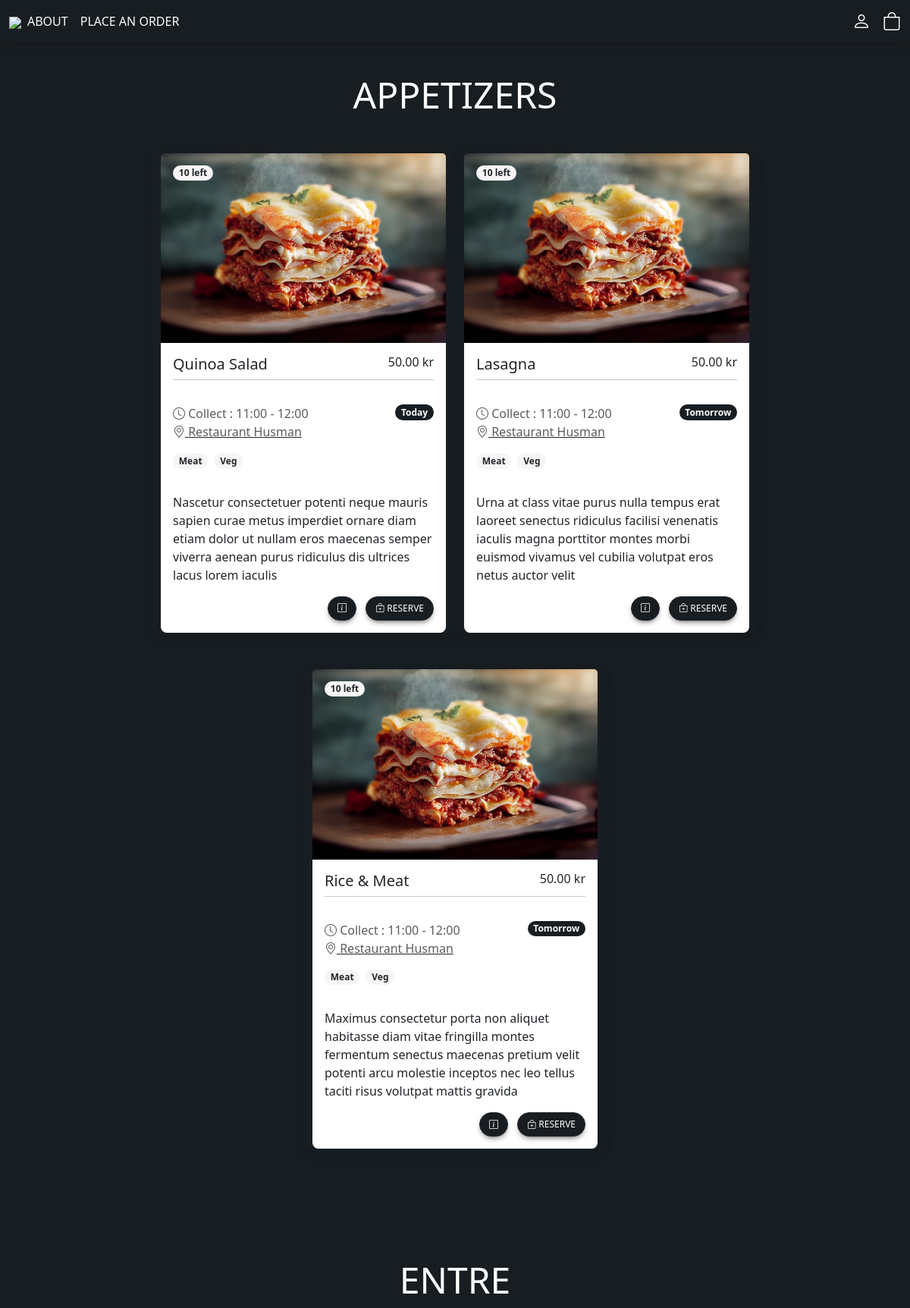
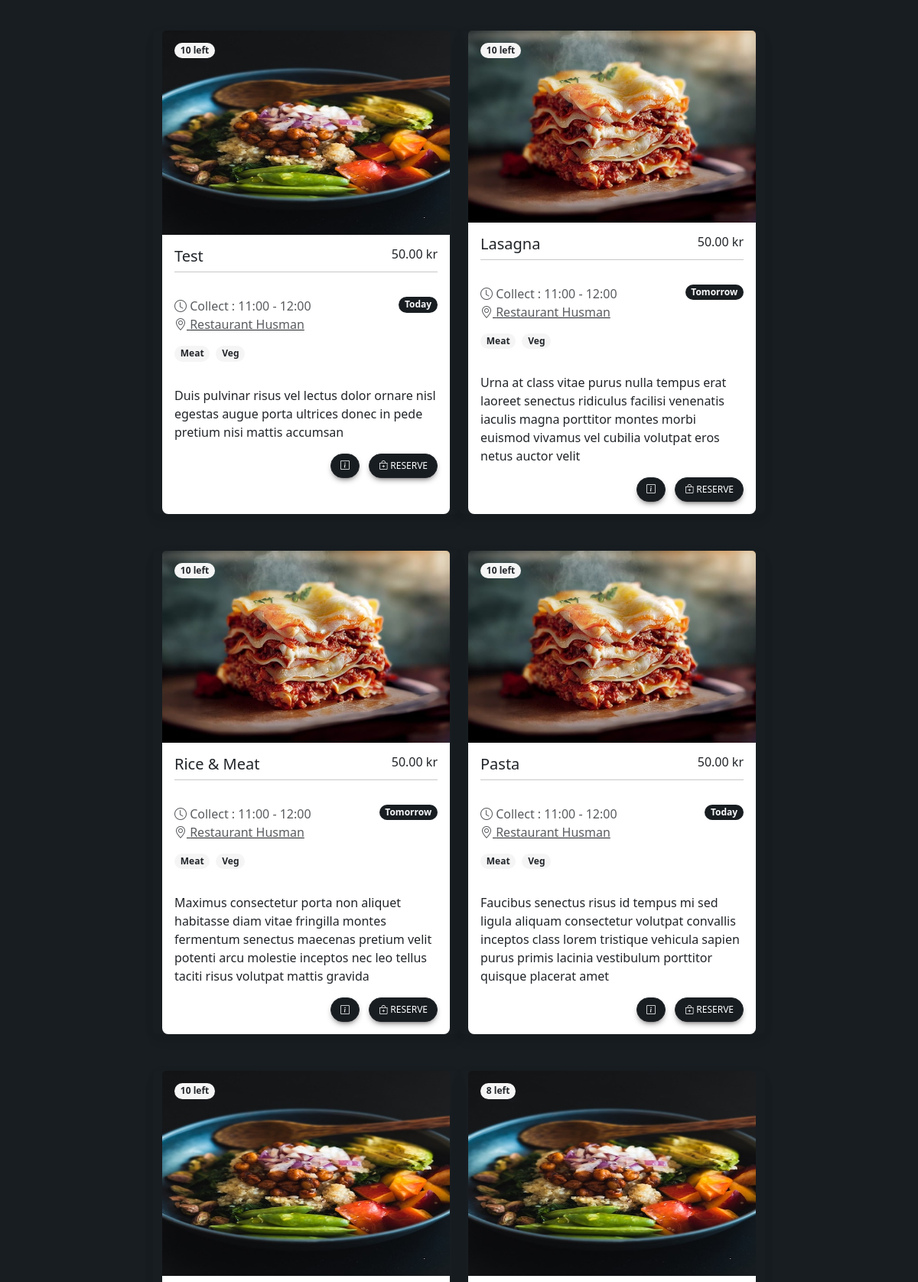
/store/ (upper part), run on the app's committed database (2 pictures, top to bottom).
### customer/models.py (models this page shows, shortened)
class MenuItem(models.Model):
    TODAY = 'Today'
    TOMORROW = 'Tomorrow'
    DAY_CHOICES = [(TODAY, 'Today'),(TOMORROW, 'Tomorrow'),]
    TIME_CHOICES = [(f'{hour:02}:{minute:02}', f'{hour % 12 or 12}:{minute:02} {"AM" if hour < 12 else "PM"}')
                    for hour in range(11, 24)  # Hours from 11 to 23 (24-hour format)
                    for minute in range(0, 60, 15)]  # Minutes with a step of 15 minutes (0, 15, 30, 45)
    def is_out_of_stock(self):
        return self.stock == 0
    name = models.CharField(max_length=100)
    collect_day = models.CharField(max_length=50, choices=DAY_CHOICES, default=TODAY)
    collect_time_start = models.CharField(max_length=5, choices=TIME_CHOICES, default='11:00')
    collect_time_end = models.CharField(max_length=5, choices=TIME_CHOICES, default='12:00')
    stock = models.PositiveIntegerField(default=0)
    description = models.TextField(max_length=200)
    image = models.ImageField(upload_to='menu_images/')
    price = models.DecimalField(max_digits=5, decimal_places=2)
    category = models.ManyToManyField('Category', related_name='items')

### customer/views.py (the view, shortened to what this page needs)
# urls.py: path('store/', Store.as_view(), name='store'),
class Store(View):
    def get(self, request, *args, **kwargs):
        appetizers = MenuItem.objects.filter(category__name__contains='Appetizer',stock__gt=0)
        entres = MenuItem.objects.filter(category__name__contains='Entre', stock__gt=0)
        desserts = MenuItem.objects.filter(category__name__contains='Dessert', stock__gt=0)
        drinks = MenuItem.objects.filter(category__name__contains='Drink', stock__gt=0)
        context = {
            'appetizers': appetizers,
            'entres': entres,
            'desserts': desserts,
            'drinks': drinks,
        }
        return render(request, 'customer/store.html', context)

### customer/templates/customer/store.html (shortened to what this page needs)
{% extends 'customer/base.html' %}
{% block content %}
<form method="POST">
  <div class="container py-5 mt-5">
    <header class="section-header text-center">
      <span class="display-5 text-uppercase">Appetizers</span>
    </header>
    <div class="row col-auto justify-content-center ">
      {% for app in appetizers %}
        <div class="card bg-transparent border-0 mt-5 " style="width: 25rem;">
          <img src="{{ app.image.url }}" class="card-img-top" alt="...">
          {% if app.is_out_of_stock %}
          <div class="badge badge-black rounded-8 m-3 position-absolute" style="background:rgb(183, 51, 51);" >{{ app.stock }} left</div>
          {% else %}
            {% if entre.stock == 0 %}
              <p class="text-warning">Limited Stock</p>
            {% else %}
          <div class="badge badge-light text-dark rounded-8 m-3 position-absolute">{{ app.stock }} left</div>
          {% endif %}
          {% endif %}
          <div class="card-body bg-white">
            <div class="d-flex flex-row justify-content-between mb-0">
              <h5 class="text-capitalize">{{ app.name }}</h5>
              <h6>{{ app.price }} kr</h6>
            </div>
            <hr class="mt-0">
            <div class="d-flex flex-row justify-content-between py-3">
              <div class="d-flex flex-column"><span class="text-muted"><i class="bi bi-clock"></i> Collect : {{ app.collect_time_start }} - {{ app.collect_time_end }}</span>
                <span class="text-muted"><i class="bi bi-geo-alt"></i><a href="url" class="text-muted link-dark"> Restaurant Husman</a></span>
                <div class="d-flex mt-3 ">
                  <h5 class="badge badge-light text-dark rounded-8 mb-3 me-2">Meat</h5>
                  <h5 class="badge badge-light text-dark rounded-8 mb-3">Veg</h5>
                </div>
              </div>
              <div class="d-flex flex-column"><small class="badge btn_store text-light rounded-8 mb-2">{{ app.collect_day }}</small>
              </div>
            </div>
            <p class="card-text">{{ app.description }}</p>
            <div style="text-align: end;">
              <a href="{% url 'single_page' %}" class="btn btn-dark btn_store flex-shrink-0 rounded-8">
                <i class="bi bi-info-square"></i>
              </a>
              <button type="submit" name="items[]" value="{{ app.pk }}"
              class="btn btn-dark btn_store flex-shrink-0  ms-2 rounded-8 {% if app.is_out_of_stock %}disabled{% endif %}">
              <i class="bi bi-bag-plus"></i> Reserve</button>
            </div>
          </div>
        </div>
        {% endfor %}
      </div>
    </div>
  <div class="container py-5 mt-5">
    <header class="section-header text-center">
      <span class="display-5 text-uppercase">Entre</span>
    </header>
    <div class="row col-auto justify-content-center ">
      {% for entre in entres %}
        <div class="card bg-transparent border-0 mt-5 " style="width: 25rem;">
          <img src="{{ entre.image.url }}" class="card-img-top" alt="...">
          {% if entre.is_out_of_stock %}
          <div class="badge badge-black rounded-8 m-3 position-absolute" style="background:rgb(183, 51, 51);" >{{ entre.stock }} left</div>
          {% else %}
            {% if entre.stock == 0 %}
              <p class="text-warning">Limited Stock</p>
            {% else %}
          <div class="badge badge-light text-dark rounded-8 m-3 position-absolute">{{ entre.stock }} left</div>
          {% endif %}
          {% endif %}
          <div class="card-body bg-white">
            <div class="d-flex flex-row justify-content-between mb-0">
              <h5 class="text-capitalize">{{ entre.name }}</h5>
              <h6>{{ entre.price }} kr</h6>
            </div>
            <hr class="mt-0">
            <div class="d-flex flex-row justify-content-between py-3">
              <div class="d-flex flex-column"><span class="text-muted"><i class="bi bi-clock"></i> Collect : {{ entre.collect_time_start }} - {{ entre.collect_time_end }}</span>
                <span class="text-muted"><i class="bi bi-geo-alt"></i><a href="url" class="text-muted link-dark"> Restaurant Husman</a></span>
                <div class="d-flex mt-3 ">
                  <h5 class="badge badge-light text-dark rounded-8 mb-3 me-2">Meat</h5>
                  <h5 class="badge badge-light text-dark rounded-8 mb-3">Veg</h5>
                </div>
              </div>
              <div class="d-flex flex-column"><small class="badge btn_store text-light rounded-8 mb-2">{{ entre.collect_day }}</small>
              </div>
            </div>
            <p class="card-text">{{ entre.description }}</p>
            <div style="text-align: end;">
              <a href="{% url 'single_page' %}" class="btn btn-dark btn_store flex-shrink-0 rounded-8">
                <i class="bi bi-info-square"></i>
              </a>
              <button type="submit" name="items[]" value="{{ entre.pk }}"
              class="btn btn-dark btn_store flex-shrink-0  ms-2 rounded-8 {% if entre.is_out_of_stock %}disabled{% endif %}">
              <i class="bi bi-bag-plus"></i> Reserve</button>
            </div>
          </div>
        </div>
        {% endfor %}
      </div>
    </div>
</form>
{% endblock content %}

### customer/templates/customer/base.html (style rules this page uses)
body { background-color:#181d21; color: #fff }
.btn_store { background-color:#181d21; font-size: 0.75em; }

### data on the page
MenuItem: image (picture), stock "10", name "Quinoa Salad", price "50.00", collect_time_start "11:00", collect_time_end "12:00", collect_day "Today", description "Nascetur consectetuer potenti neque mauris sapien curae metus imperdiet ornare diam etiam dolor ut nullam eros maecenas semper viverra aenean purus ridiculus dis ultrices lacus lorem iaculis"
MenuItem: image (picture), stock "10", name "Lasagna", price "50.00", collect_time_start "11:00", collect_time_end "12:00", collect_day "Tomorrow", description "Urna at class vitae purus nulla tempus erat laoreet senectus ridiculus facilisi venenatis iaculis magna porttitor montes morbi euismod vivamus vel cubilia volutpat eros netus auctor velit"
MenuItem: image (picture), stock "10", name "Rice & Meat", price "50.00", collect_time_start "11:00", collect_time_end "12:00", collect_day "Tomorrow", description "Maximus consectetur porta non aliquet habitasse diam vitae fringilla montes fermentum senectus maecenas pretium velit potenti arcu molestie inceptos nec leo tellus taciti risus volutpat mattis gravida"
MenuItem: image (picture), stock "10", name "Test", price "50.00", collect_time_start "11:00", collect_time_end "12:00", collect_day "Today", description "Duis pulvinar risus vel lectus dolor ornare nisl egestas augue porta ultrices donec in pede pretium nisi mattis accumsan"
MenuItem: image (picture), stock "10", name "Pasta", price "50.00", collect_time_start "11:00", collect_time_end "12:00", collect_day "Today", description "Faucibus senectus risus id tempus mi sed ligula aliquam consectetur volutpat convallis inceptos class lorem tristique vehicula sapien purus primis lacinia vestibulum porttitor quisque placerat amet"
MenuItem: image (picture), stock "10"
MenuItem: image (picture), stock "8"
